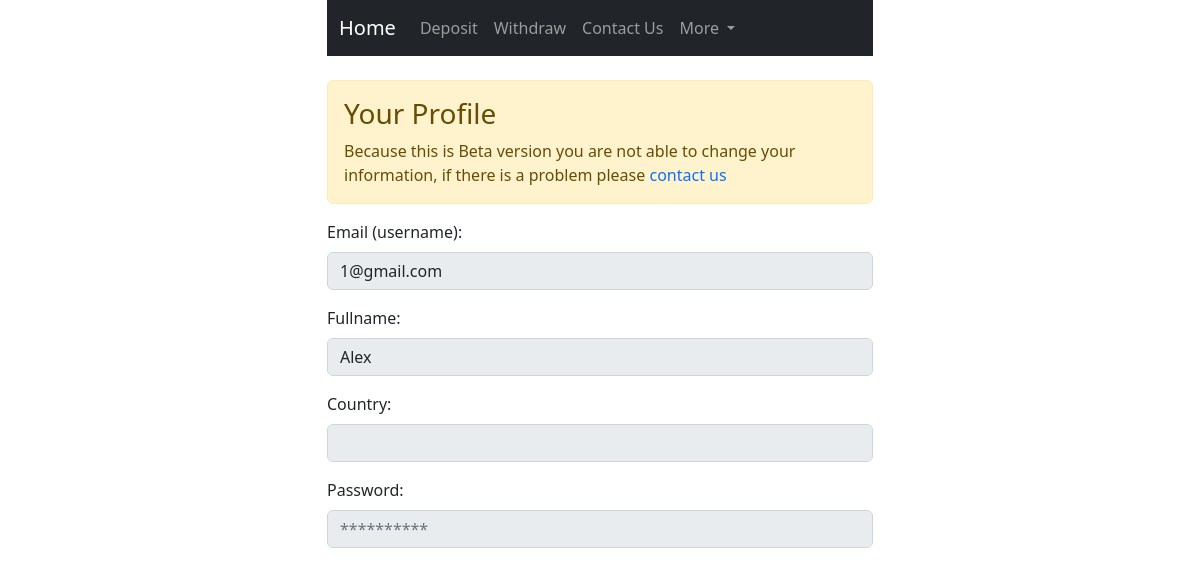
/profile (signed in), run on an earlier commit of the app's database.
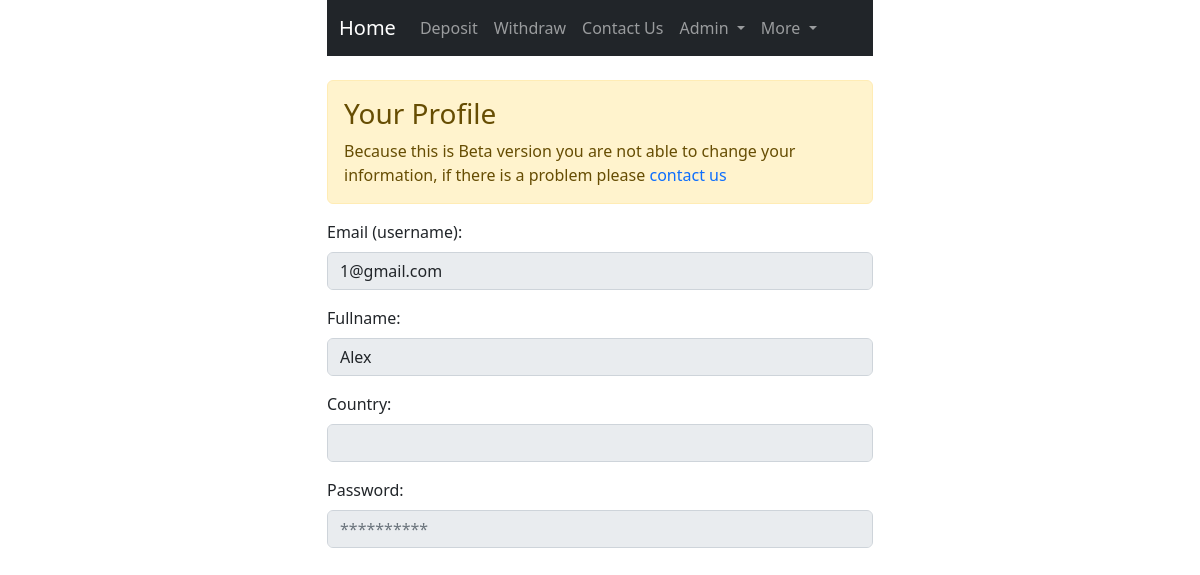
And on a later commit of the database.
### users/views.py (the view)
# urls.py: path('profile', profile, name='profile'),
@login_required(login_url='/login')
def profile(request):
    profile_form = ProfileForm(request.POST or None, initial={'email': request.user.email,
                                                              'fullname': request.user.fullname})
    if request.method == "POST":
        if profile_form.is_valid():
            pass
    context = {
        'profile_form': profile_form,
    }
    return render(request, 'users/profile.html', context)

### users/forms.py
class ProfileForm(forms.Form):
    email = forms.EmailField(widget=forms.EmailInput(
        attrs={
            'placeholder': 'example@gmail.com',
            'name': 'email',
            'id': 'email',
            'class': 'form-control',
        }
    ), disabled=True)
    fullname = forms.CharField(widget=forms.TextInput(
        attrs={
            'placeholder': 'Brad Pit',
            'name': 'fullname',
            'id': 'fullname',
            'class': 'form-control'
        }
    ), validators=[validators.MinLengthValidator(3), validators.MaxLengthValidator(25), ], disabled=True)
    password = forms.CharField(widget=forms.PasswordInput(
        attrs={
            'placeholder': '**********',
            'name': 'password',
            'id': 'password',
            'class': 'form-control'
        }
    ), disabled=True, required=False)

### templates/users/profile.html (shortened to what this page needs)
{% extends 'shared/base.html' %}
{% load countries %}
{% load static %}
{% load widget_tweaks %}
{% block content %}
    <br>
    <div class="alert alert-warning">
        <h3 class="alert-heading">Your Profile</h3>
        Because this is Beta version you are not able to change your information, if there is a
        problem please <a href="{% url 'core:contact' %}">contact us</a>
    </div>
    <div class="mb-3">
        <label for="{{ profile_form.email.id_for_label }}" class="form-label">Email (username): </label>
        {{ profile_form.email|add_error_class:"is-invalid" }}
    </div>
    <div class="mb-3">
        <label for="{{ profile_form.fullname.id_for_label }}" class="form-label">Fullname: </label>
        {{ profile_form.fullname|add_error_class:"is-invalid" }}
    </div>
    <div class="mb-3">
        <label for="country" class="form-label">Country: </label>
        <select name="country" id="country" class="form-control" aria-label="Default select example" disabled>
            {% get_countries as countries %}
        </select>
    </div>
    <div class="mb-3">
        <label for="{{ profile_form.password.id_for_label }}" class="form-label">Password: </label>
        {{ profile_form.password|add_error_class:"is-invalid" }}
    </div>
{% endblock %}

What changed in the data, as far as the page shows it:
changed User "1@gmail.com": is_superuser False → True (drawn)
Also different on the page:
text now shown: "Admin"
